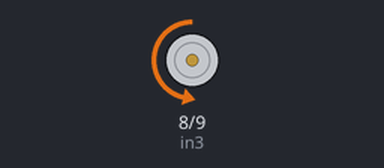
This sketch was run on a simulated Arduino Uno, built with avr-gcc and run on an emulated ATmega328P. Parts: motor-driver pin pairs drawn as motors (green arrow = first pin HIGH = forward, orange = second pin HIGH = backward, longer = more drive, scaled by the enable pin).

Above: at 0.5 s.
At 1.5 s:
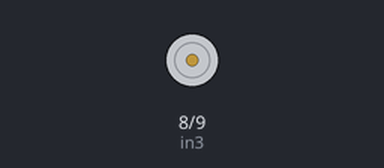
At 5.5 s:
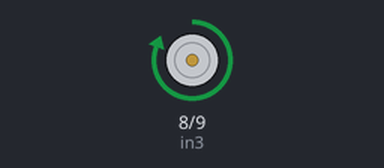
Timing chart, 0 to 6.9 s (numbered marks = the images above):
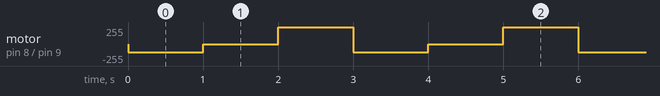

Measured:
- by itself, motor on pin 8 (in3) / pin 9 (in4): repeats every 3.0 s: stopped 1.0 s, forward 255/255 1.0 s, backward 125/255 1.0 s

The sketch:

lalala.ino
```cpp
int enB = 10; //PWM pin; controls motor speed
int in4 = 9;  //Digital Pin; controls motor direction
int in3 = 8;  //Digital Pin; controls motor direction

void setup() {
  pinMode(enB, OUTPUT);
  pinMode(in4, OUTPUT);
  pinMode(in3, OUTPUT);
}

void loop() {
  //Clockwise
  digitalWrite(in4, HIGH);
  digitalWrite(in3, LOW);
  analogWrite(enB, 125 );   //Set speed as 125
  delay(1000);
  //Stop the motor
  analogWrite(enB, 0);
  delay(1000);
  // Counter-Clockwise
  digitalWrite(in4, LOW);
  digitalWrite(in3, HIGH);
  analogWrite(enB, 255);    //Set speed as 255
  delay(1000);
}
```
